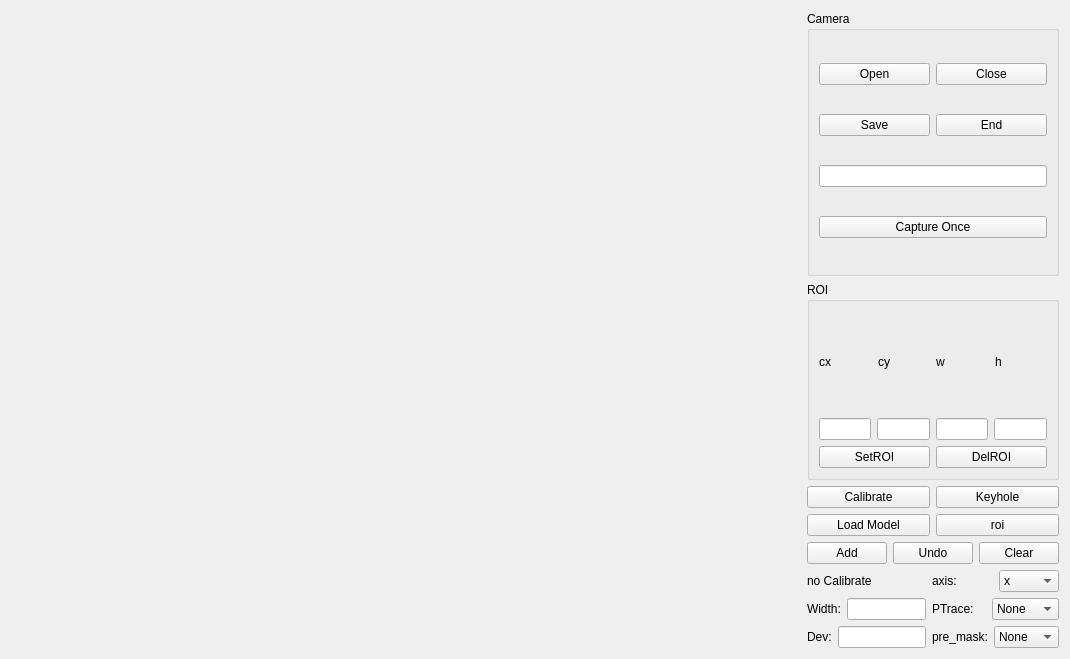
<?xml version="1.0" encoding="UTF-8"?>
<ui version="4.0">
 <class>EEcamera</class>
 <widget class="QWidget" name="EEcamera">
  <property name="geometry">
   <rect>
    <x>0</x>
    <y>0</y>
    <width>1070</width>
    <height>659</height>
   </rect>
  </property>
  <property name="windowTitle">
   <string>Form</string>
  </property>
  <layout class="QHBoxLayout" name="horizontalLayout_16" stretch="8,2">
   <item>
    <widget class="QLabel" name="imgShow">
     <property name="text">
      <string/>
     </property>
    </widget>
   </item>
   <item>
    <layout class="QVBoxLayout" name="verticalLayout" stretch="4,3,1,1,0,3">
     <item>
      <widget class="QGroupBox" name="cameraBox">
       <property name="title">
        <string>Camera</string>
       </property>
       <layout class="QVBoxLayout" name="verticalLayout_4" stretch="0,0,0,0">
        <item>
         <layout class="QHBoxLayout" name="horizontalLayout_11">
          <item>
           <widget class="QPushButton" name="cameraOpenButton">
            <property name="text">
             <string>Open</string>
            </property>
           </widget>
          </item>
          <item>
           <widget class="QPushButton" name="camerCloseButton">
            <property name="text">
             <string>Close</string>
            </property>
           </widget>
          </item>
         </layout>
        </item>
        <item>
         <layout class="QHBoxLayout" name="horizontalLayout_10">
          <item>
           <widget class="QPushButton" name="saveButton">
            <property name="text">
             <string>Save</string>
            </property>
           </widget>
          </item>
          <item>
           <widget class="QPushButton" name="endButton">
            <property name="text">
             <string>End</string>
            </property>
           </widget>
          </item>
         </layout>
        </item>
        <item>
         <widget class="QLineEdit" name="pathEdit"/>
        </item>
        <item>
         <widget class="QPushButton" name="captureOnce">
          <property name="text">
           <string>Capture Once</string>
          </property>
         </widget>
        </item>
       </layout>
      </widget>
     </item>
     <item>
      <widget class="QGroupBox" name="roiBox">
       <property name="title">
        <string>ROI</string>
       </property>
       <layout class="QVBoxLayout" name="verticalLayout_3">
        <item>
         <layout class="QHBoxLayout" name="horizontalLayout_7">
          <item>
           <widget class="QLabel" name="cx">
            <property name="text">
             <string>cx</string>
            </property>
           </widget>
          </item>
          <item>
           <widget class="QLabel" name="cy">
            <property name="text">
             <string>cy</string>
            </property>
           </widget>
          </item>
          <item>
           <widget class="QLabel" name="label">
            <property name="text">
             <string>w</string>
            </property>
           </widget>
          </item>
          <item>
           <widget class="QLabel" name="h">
            <property name="text">
             <string>h</string>
            </property>
           </widget>
          </item>
         </layout>
        </item>
        <item>
         <layout class="QHBoxLayout" name="horizontalLayout_8">
          <item>
           <widget class="QLineEdit" name="cxEdit"/>
          </item>
          <item>
           <widget class="QLineEdit" name="cyEdit"/>
          </item>
          <item>
           <widget class="QLineEdit" name="wEdit"/>
          </item>
          <item>
           <widget class="QLineEdit" name="hEdit"/>
          </item>
         </layout>
        </item>
        <item>
         <layout class="QHBoxLayout" name="horizontalLayout_9">
          <item>
           <widget class="QPushButton" name="roiSetButton">
            <property name="text">
             <string>SetROI</string>
            </property>
           </widget>
          </item>
          <item>
           <widget class="QPushButton" name="roiDelButton">
            <property name="text">
             <string>DelROI</string>
            </property>
           </widget>
          </item>
         </layout>
        </item>
       </layout>
      </widget>
     </item>
     <item>
      <layout class="QHBoxLayout" name="horizontalLayout_13">
       <item>
        <widget class="QPushButton" name="calibraButton">
         <property name="text">
          <string>Calibrate</string>
         </property>
        </widget>
       </item>
       <item>
        <widget class="QPushButton" name="keyholeClickButton">
         <property name="text">
          <string>Keyhole</string>
         </property>
        </widget>
       </item>
      </layout>
     </item>
     <item>
      <layout class="QHBoxLayout" name="horizontalLayout_15">
       <item>
        <widget class="QPushButton" name="modelLoadButton">
         <property name="text">
          <string>Load Model</string>
         </property>
        </widget>
       </item>
       <item>
        <widget class="QPushButton" name="mRoiButton">
         <property name="text">
          <string>roi</string>
         </property>
        </widget>
       </item>
      </layout>
     </item>
     <item>
      <layout class="QHBoxLayout" name="horizontalLayout_14">
       <item>
        <widget class="QPushButton" name="addClickButton">
         <property name="text">
          <string>Add</string>
         </property>
        </widget>
       </item>
       <item>
        <widget class="QPushButton" name="undoClickButton">
         <property name="text">
          <string>Undo</string>
         </property>
        </widget>
       </item>
       <item>
        <widget class="QPushButton" name="clearClickButton">
         <property name="text">
          <string>Clear</string>
         </property>
        </widget>
       </item>
      </layout>
     </item>
     <item>
      <layout class="QHBoxLayout" name="horizontalLayout_12">
       <item>
        <layout class="QVBoxLayout" name="verticalLayout_5">
         <item>
          <layout class="QHBoxLayout" name="horizontalLayout">
           <item>
            <widget class="QLabel" name="label_3">
             <property name="text">
              <string>no Calibrate</string>
             </property>
            </widget>
           </item>
          </layout>
         </item>
         <item>
          <layout class="QHBoxLayout" name="horizontalLayout_2">
           <item>
            <widget class="QLabel" name="label_4">
             <property name="text">
              <string>Width:</string>
             </property>
            </widget>
           </item>
           <item>
            <widget class="QLineEdit" name="gapWidthEdit"/>
           </item>
          </layout>
         </item>
         <item>
          <layout class="QHBoxLayout" name="horizontalLayout_6">
           <item>
            <widget class="QLabel" name="label_8">
             <property name="text">
              <string>Dev:</string>
             </property>
            </widget>
           </item>
           <item>
            <widget class="QLineEdit" name="DeviationEdit"/>
           </item>
          </layout>
         </item>
        </layout>
       </item>
       <item>
        <layout class="QVBoxLayout" name="verticalLayout_6">
         <item>
          <layout class="QHBoxLayout" name="horizontalLayout_3">
           <item>
            <widget class="QLabel" name="label_5">
             <property name="text">
              <string>axis:</string>
             </property>
            </widget>
           </item>
           <item>
            <widget class="QComboBox" name="axisBox">
             <item>
              <property name="text">
               <string>x</string>
              </property>
             </item>
             <item>
              <property name="text">
               <string>y</string>
              </property>
             </item>
            </widget>
           </item>
          </layout>
         </item>
         <item>
          <layout class="QHBoxLayout" name="horizontalLayout_4">
           <item>
            <widget class="QLabel" name="label_6">
             <property name="text">
              <string>PTrace:</string>
             </property>
            </widget>
           </item>
           <item>
            <widget class="QComboBox" name="pTraceBox">
             <item>
              <property name="text">
               <string>None</string>
              </property>
             </item>
             <item>
              <property name="text">
               <string>Center</string>
              </property>
             </item>
             <item>
              <property name="text">
               <string>Side</string>
              </property>
             </item>
            </widget>
           </item>
          </layout>
         </item>
         <item>
          <layout class="QHBoxLayout" name="horizontalLayout_5">
           <item>
            <widget class="QLabel" name="label_7">
             <property name="text">
              <string>pre_mask:</string>
             </property>
            </widget>
           </item>
           <item>
            <widget class="QComboBox" name="preMaskBox">
             <item>
              <property name="text">
               <string>None</string>
              </property>
             </item>
             <item>
              <property name="text">
               <string>Prob</string>
              </property>
             </item>
             <item>
              <property name="text">
               <string>Binary</string>
              </property>
             </item>
            </widget>
           </item>
          </layout>
         </item>
        </layout>
       </item>
      </layout>
     </item>
    </layout>
   </item>
  </layout>
 </widget>
 <resources/>
 <connections/>
</ui>
